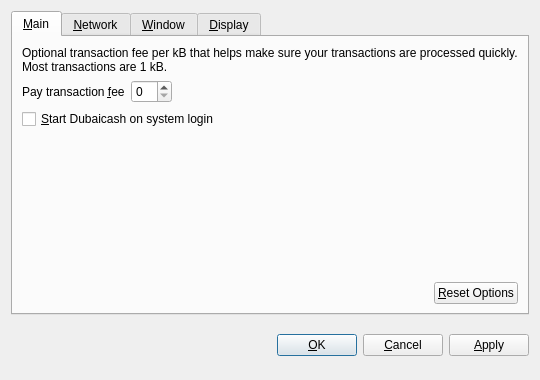
<?xml version="1.0" encoding="UTF-8"?>
<ui version="4.0">
 <class>OptionsDialog</class>
 <widget class="QDialog" name="OptionsDialog">
  <property name="geometry">
   <rect>
    <x>0</x>
    <y>0</y>
    <width>540</width>
    <height>380</height>
   </rect>
  </property>
  <property name="windowTitle">
   <string>Options</string>
  </property>
  <property name="modal">
   <bool>true</bool>
  </property>
  <layout class="QVBoxLayout" name="verticalLayout">
   <item>
    <widget class="QTabWidget" name="tabWidget">
     <property name="tabPosition">
      <enum>QTabWidget::North</enum>
     </property>
     <property name="currentIndex">
      <number>0</number>
     </property>
     <widget class="QWidget" name="tabMain">
      <attribute name="title">
       <string>&amp;Main</string>
      </attribute>
      <layout class="QVBoxLayout" name="verticalLayout_Main">
       <item>
        <widget class="QLabel" name="transactionFeeInfoLabel">
         <property name="text">
          <string>Optional transaction fee per kB that helps make sure your transactions are processed quickly. Most transactions are 1 kB.</string>
         </property>
         <property name="textFormat">
          <enum>Qt::PlainText</enum>
         </property>
         <property name="wordWrap">
          <bool>true</bool>
         </property>
        </widget>
       </item>
       <item>
        <layout class="QHBoxLayout" name="horizontalLayout_1_Main">
         <item>
          <widget class="QLabel" name="transactionFeeLabel">
           <property name="text">
            <string>Pay transaction &amp;fee</string>
           </property>
           <property name="textFormat">
            <enum>Qt::PlainText</enum>
           </property>
           <property name="buddy">
            <cstring>transactionFee</cstring>
           </property>
          </widget>
         </item>
         <item>
          <widget class="BitcoinAmountField" name="transactionFee"/>
         </item>
         <item>
          <spacer name="horizontalSpacer_1_Main">
           <property name="orientation">
            <enum>Qt::Horizontal</enum>
           </property>
           <property name="sizeHint" stdset="0">
            <size>
             <width>40</width>
             <height>20</height>
            </size>
           </property>
          </spacer>
         </item>
        </layout>
       </item>
       <item>
        <widget class="QCheckBox" name="bitcoinAtStartup">
         <property name="toolTip">
          <string>Automatically start Dubaicash after logging in to the system.</string>
         </property>
         <property name="text">
          <string>&amp;Start Dubaicash on system login</string>
         </property>
        </widget>
       </item>
       <item>
        <spacer name="verticalSpacer_Main">
         <property name="orientation">
          <enum>Qt::Vertical</enum>
         </property>
         <property name="sizeHint" stdset="0">
          <size>
           <width>20</width>
           <height>40</height>
          </size>
         </property>
        </spacer>
       </item>
       <item>
        <layout class="QHBoxLayout" name="horizontalLayout_2_Main">
         <item>
          <spacer name="horizontalSpacer_2_Main">
           <property name="orientation">
            <enum>Qt::Horizontal</enum>
           </property>
           <property name="sizeHint" stdset="0">
            <size>
             <width>40</width>
             <height>20</height>
            </size>
           </property>
          </spacer>
         </item>
         <item>
          <widget class="QPushButton" name="resetButton">
           <property name="toolTip">
            <string>Reset all client options to default.</string>
           </property>
           <property name="text">
            <string>&amp;Reset Options</string>
           </property>
           <property name="autoDefault">
            <bool>false</bool>
           </property>
          </widget>
         </item>
        </layout>
       </item>
      </layout>
     </widget>
     <widget class="QWidget" name="tabNetwork">
      <attribute name="title">
       <string>&amp;Network</string>
      </attribute>
      <layout class="QVBoxLayout" name="verticalLayout_Network">
       <item>
        <widget class="QCheckBox" name="mapPortUpnp">
         <property name="toolTip">
          <string>Automatically open the Dubaicash client port on the router. This only works when your router supports UPnP and it is enabled.</string>
         </property>
         <property name="text">
          <string>Map port using &amp;UPnP</string>
         </property>
        </widget>
       </item>
       <item>
        <widget class="QCheckBox" name="connectSocks">
         <property name="toolTip">
          <string>Connect to the Dubaicash network through a SOCKS proxy (e.g. when connecting through Tor).</string>
         </property>
         <property name="text">
          <string>&amp;Connect through SOCKS proxy:</string>
         </property>
        </widget>
       </item>
       <item>
        <layout class="QHBoxLayout" name="horizontalLayout_Network">
         <item>
          <widget class="QLabel" name="proxyIpLabel">
           <property name="text">
            <string>Proxy &amp;IP:</string>
           </property>
           <property name="textFormat">
            <enum>Qt::PlainText</enum>
           </property>
           <property name="buddy">
            <cstring>proxyIp</cstring>
           </property>
          </widget>
         </item>
         <item>
          <widget class="QValidatedLineEdit" name="proxyIp">
           <property name="maximumSize">
            <size>
             <width>140</width>
             <height>16777215</height>
            </size>
           </property>
           <property name="toolTip">
            <string>IP address of the proxy (e.g. 127.0.0.1)</string>
           </property>
          </widget>
         </item>
         <item>
          <widget class="QLabel" name="proxyPortLabel">
           <property name="text">
            <string>&amp;Port:</string>
           </property>
           <property name="textFormat">
            <enum>Qt::PlainText</enum>
           </property>
           <property name="buddy">
            <cstring>proxyPort</cstring>
           </property>
          </widget>
         </item>
         <item>
          <widget class="QLineEdit" name="proxyPort">
           <property name="maximumSize">
            <size>
             <width>55</width>
             <height>16777215</height>
            </size>
           </property>
           <property name="toolTip">
            <string>Port of the proxy (e.g. 9050)</string>
           </property>
          </widget>
         </item>
         <item>
          <widget class="QLabel" name="socksVersionLabel">
           <property name="text">
            <string>SOCKS &amp;Version:</string>
           </property>
           <property name="textFormat">
            <enum>Qt::PlainText</enum>
           </property>
           <property name="buddy">
            <cstring>socksVersion</cstring>
           </property>
          </widget>
         </item>
         <item>
          <widget class="QValueComboBox" name="socksVersion">
           <property name="toolTip">
            <string>SOCKS version of the proxy (e.g. 5)</string>
           </property>
          </widget>
         </item>
         <item>
          <spacer name="horizontalSpacer_Network">
           <property name="orientation">
            <enum>Qt::Horizontal</enum>
           </property>
           <property name="sizeHint" stdset="0">
            <size>
             <width>40</width>
             <height>20</height>
            </size>
           </property>
          </spacer>
         </item>
        </layout>
       </item>
       <item>
        <spacer name="verticalSpacer_Network">
         <property name="orientation">
          <enum>Qt::Vertical</enum>
         </property>
         <property name="sizeHint" stdset="0">
          <size>
           <width>20</width>
           <height>40</height>
          </size>
         </property>
        </spacer>
       </item>
      </layout>
     </widget>
     <widget class="QWidget" name="tabWindow">
      <attribute name="title">
       <string>&amp;Window</string>
      </attribute>
      <layout class="QVBoxLayout" name="verticalLayout_Window">
       <item>
        <widget class="QCheckBox" name="minimizeToTray">
         <property name="toolTip">
          <string>Show only a tray icon after minimizing the window.</string>
         </property>
         <property name="text">
          <string>&amp;Minimize to the tray instead of the taskbar</string>
         </property>
        </widget>
       </item>
       <item>
        <widget class="QCheckBox" name="minimizeOnClose">
         <property name="toolTip">
          <string>Minimize instead of exit the application when the window is closed. When this option is enabled, the application will be closed only after selecting Quit in the menu.</string>
         </property>
         <property name="text">
          <string>M&amp;inimize on close</string>
         </property>
        </widget>
       </item>
       <item>
        <spacer name="verticalSpacer_Window">
         <property name="orientation">
          <enum>Qt::Vertical</enum>
         </property>
         <property name="sizeHint" stdset="0">
          <size>
           <width>20</width>
           <height>40</height>
          </size>
         </property>
        </spacer>
       </item>
      </layout>
     </widget>
     <widget class="QWidget" name="tabDisplay">
      <attribute name="title">
       <string>&amp;Display</string>
      </attribute>
      <layout class="QVBoxLayout" name="verticalLayout_Display">
       <item>
        <layout class="QHBoxLayout" name="horizontalLayout_1_Display">
         <item>
          <widget class="QLabel" name="langLabel">
           <property name="text">
            <string>User Interface &amp;language:</string>
           </property>
           <property name="textFormat">
            <enum>Qt::PlainText</enum>
           </property>
           <property name="buddy">
            <cstring>lang</cstring>
           </property>
          </widget>
         </item>
         <item>
          <widget class="QValueComboBox" name="lang">
           <property name="toolTip">
            <string>The user interface language can be set here. This setting will take effect after restarting Dubaicash.</string>
           </property>
          </widget>
         </item>
        </layout>
       </item>
       <item>
        <layout class="QHBoxLayout" name="horizontalLayout_2_Display">
         <item>
          <widget class="QLabel" name="unitLabel">
           <property name="text">
            <string>&amp;Unit to show amounts in:</string>
           </property>
           <property name="textFormat">
            <enum>Qt::PlainText</enum>
           </property>
           <property name="buddy">
            <cstring>unit</cstring>
           </property>
          </widget>
         </item>
         <item>
          <widget class="QValueComboBox" name="unit">
           <property name="toolTip">
            <string>Choose the default subdivision unit to show in the interface and when sending coins.</string>
           </property>
          </widget>
         </item>
        </layout>
       </item>
       <item>
        <widget class="QCheckBox" name="displayAddresses">
         <property name="toolTip">
          <string>Whether to show Dubaicash addresses in the transaction list or not.</string>
         </property>
         <property name="text">
          <string>&amp;Display addresses in transaction list</string>
         </property>
        </widget>
       </item>
       <item>
        <widget class="QCheckBox" name="coinControlFeatures">
         <property name="toolTip">
          <string>Whether to show coin control features or not.</string>
         </property>
         <property name="text">
          <string>Display coin &amp;control features (experts only!)</string>
         </property>
        </widget>
       </item>
       <item>
        <spacer name="verticalSpacer_Display">
         <property name="orientation">
          <enum>Qt::Vertical</enum>
         </property>
         <property name="sizeHint" stdset="0">
          <size>
           <width>20</width>
           <height>40</height>
          </size>
         </property>
        </spacer>
       </item>
      </layout>
     </widget>
    </widget>
   </item>
   <item>
    <layout class="QHBoxLayout" name="horizontalLayout_Buttons">
     <item>
      <spacer name="horizontalSpacer_1">
       <property name="orientation">
        <enum>Qt::Horizontal</enum>
       </property>
       <property name="sizeHint" stdset="0">
        <size>
         <width>40</width>
         <height>48</height>
        </size>
       </property>
      </spacer>
     </item>
     <item>
      <widget class="QLabel" name="statusLabel">
       <property name="font">
        <font>
         <weight>75</weight>
         <bold>true</bold>
        </font>
       </property>
       <property name="text">
        <string/>
       </property>
       <property name="textFormat">
        <enum>Qt::PlainText</enum>
       </property>
       <property name="wordWrap">
        <bool>true</bool>
       </property>
      </widget>
     </item>
     <item>
      <spacer name="horizontalSpacer_2">
       <property name="orientation">
        <enum>Qt::Horizontal</enum>
       </property>
       <property name="sizeHint" stdset="0">
        <size>
         <width>40</width>
         <height>48</height>
        </size>
       </property>
      </spacer>
     </item>
     <item>
      <widget class="QPushButton" name="okButton">
       <property name="text">
        <string>&amp;OK</string>
       </property>
      </widget>
     </item>
     <item>
      <widget class="QPushButton" name="cancelButton">
       <property name="text">
        <string>&amp;Cancel</string>
       </property>
       <property name="autoDefault">
        <bool>false</bool>
       </property>
      </widget>
     </item>
     <item>
      <widget class="QPushButton" name="applyButton">
       <property name="text">
        <string>&amp;Apply</string>
       </property>
       <property name="autoDefault">
        <bool>false</bool>
       </property>
      </widget>
     </item>
    </layout>
   </item>
  </layout>
 </widget>
 <customwidgets>
  <customwidget>
   <class>BitcoinAmountField</class>
   <extends>QSpinBox</extends>
   <header>bitcoinamountfield.h</header>
  </customwidget>
  <customwidget>
   <class>QValueComboBox</class>
   <extends>QComboBox</extends>
   <header>qvaluecombobox.h</header>
  </customwidget>
  <customwidget>
   <class>QValidatedLineEdit</class>
   <extends>QLineEdit</extends>
   <header>qvalidatedlineedit.h</header>
  </customwidget>
 </customwidgets>
 <resources/>
 <connections/>
</ui>
